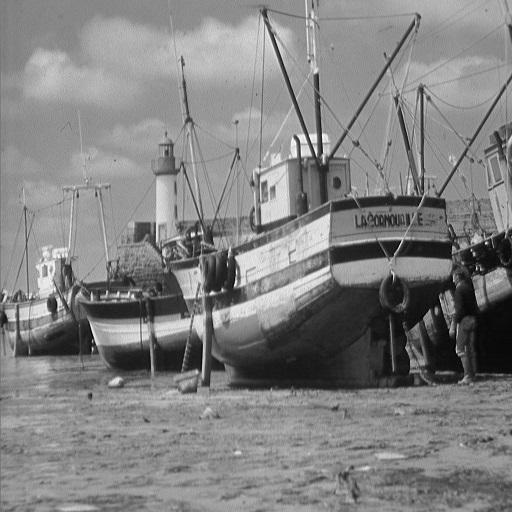
#> input picture Imagenes/boat.jpg, 512 x 512 px, found by its file name
$ jupyter execute 'Transformaciones a Escala de Grises.ipynb'
#> lines starting #> are read from the running program, lines starting #| are printed output that depends on the picture
Transformación Lineal

[cell 1]
import matplotlib.pyplot as plt
import numpy as np
import cv2

def transformacionLineal(c, b):
    # Esta funcion aplica una transformacion lineal a una imagen en escala de grises
    # con el fin de modificar el brillo de la imagen
    # Parametros de entrada: c = constante que al ser mayor que 1, aclara el pixel
    #                            y al encontrarse entre 0 y 1 oscurece el pixel
    #                        b = constante que al ser mayor que cero, aclara el pixel
    #                            y al ser menor que cero, oscurece el pixel

#> called with c = 0.5, b = 10
    A = cv2.imread('../Imagenes/boat.jpg', cv2.IMREAD_GRAYSCALE)
#> A is the input picture: shape (512, 512); min 0, max 255, mean 129.7
    A = np.double(A)

    m, n = np.shape(A)
#> m = 512; n = 512

    B = np.zeros((m, n))

    B = c * A + b
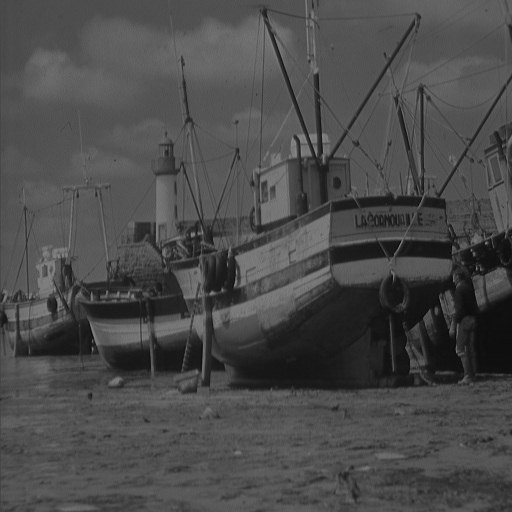
#> B: shape (512, 512) float64; min 10, max 137.5, mean 74.9

    cv2.imwrite("boat.jpg", B)

    fig, (ax1, ax2) = plt.subplots(1, 2)
    ax1.imshow(A, cmap='gray')
    ax1.set_title('Imagen Original')
    ax2.imshow(B, cmap='gray', vmin=0, vmax=255)
    ax2.set_title('Imagen Modificada')


    plt.show()
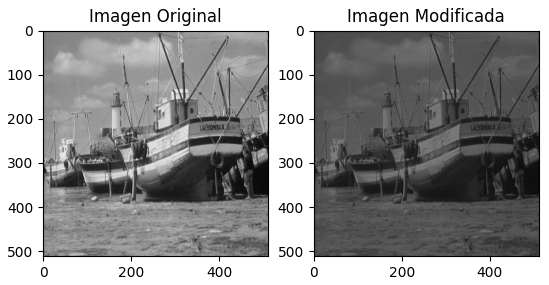
#> figure drawn by matplotlib, 2 panels

    return

# Ejemplo
transformacionLineal(0.5, 10)

Transformación Negativa

[cell 2]
import matplotlib.pyplot as plt
import numpy as np
import cv2

def transformacionNegativa():
    # Esta funcion aplica una transformacion negativa (la cual es un tipo de
    # tranformacion lineal) a una imagen en escala de grises con el fin de
    # mostrar una imagen negativa

    A = cv2.imread('../Imagenes/boat.jpg', cv2.IMREAD_GRAYSCALE)
    A = np.double(A)

    m, n = np.shape(A)
#> m = 512; n = 512

    B = np.zeros((m, n))

    c = -1
    b = 255

    B = c * A + b
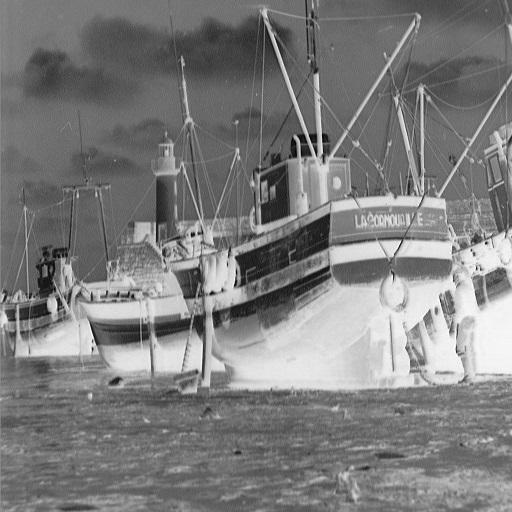
#> B: shape (512, 512) float64; min 0, max 255, mean 125.3

    cv2.imwrite("boat.jpg", B)

    fig, (ax1, ax2) = plt.subplots(1, 2)
    ax1.imshow(A, cmap='gray')
    ax1.set_title('Imagen Original')
    ax2.imshow(B, cmap='gray')
    ax2.set_title('Imagen Modificada')

    plt.show()
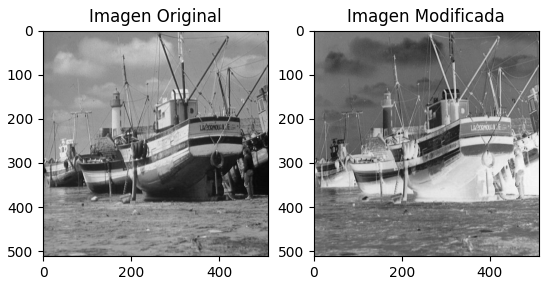
#> figure drawn by matplotlib, 2 panels

    return

# Ejemplo
transformacionNegativa()

Transformación Gamma

[cell 3]
import matplotlib.pyplot as plt
import numpy as np
import cv2

def transformacionGamma(c, gamma):
    # Esta funcion aplica una transformacion gamma (potencial) a una imagen en
    # escala de grises con el fin de modificar el brillo de la imagen
    # esta funcion estrecha los valores oscura y amplia los valores claros
    # Parametros de entrada: c = constante que al ser igual a 1 permite el
    #                        comportamiento descrito de la función
    #                        gamma = constante que al ser mayor que uno,
    #                        aclara la imagen, al ser igual a 1, la imagen
    #                        se mantiene igual y al encontrarse entre 0 y 1,
    #                        se oscurece la imagen

#> called with c = 1, gamma = 0.7
    A = cv2.imread('../Imagenes/boat.jpg', cv2.IMREAD_GRAYSCALE)
    A = np.double(A)

    m, n = np.shape(A)
#> m = 512; n = 512

    B = np.zeros((m, n))

    B = c * (A ** gamma)
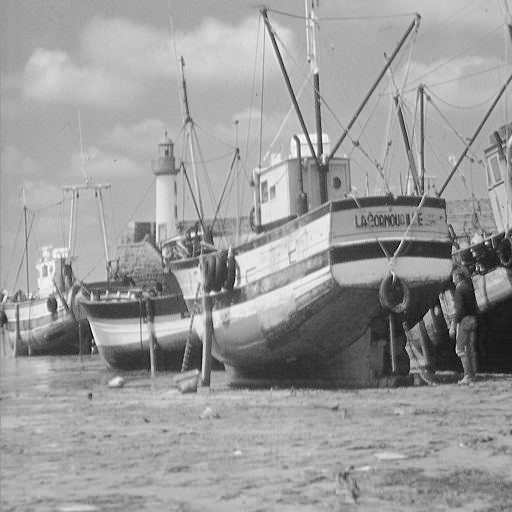
#> B: shape (512, 512) float64; min 0, max 48.37, mean 29.6; drawn with min black and max white

    B = np.uint8(B)
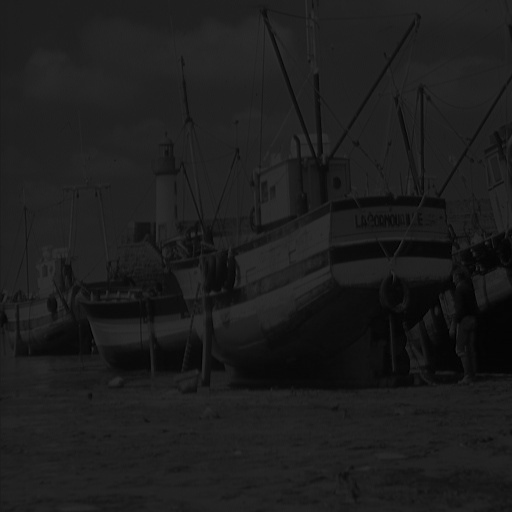
#> B: shape (512, 512); min 0, max 48, mean 29.1
    cv2.imwrite("boat.jpg", B)

    fig, (ax1, ax2) = plt.subplots(1, 2)
    ax1.imshow(A, cmap='gray')
    ax1.set_title('Imagen Original')
    ax2.imshow(B, cmap='gray', vmin=0, vmax=255)
    ax2.set_title('Imagen Modificada')

    plt.show()

    return

# Ejemplo
transformacionGamma(1, 0.7)
